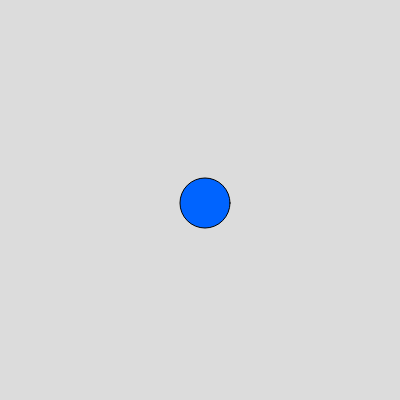
Frame 1 (no input)
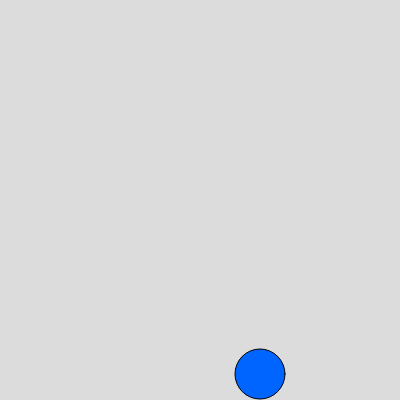
Frame 60 (no input)
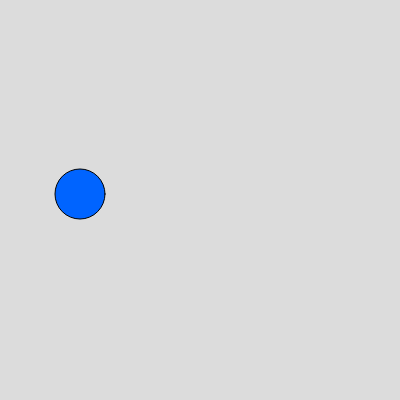
Frame 120 (the mouse pressed at the canvas centre since frame 60)

The p5.js sketch that drew these frames (run headless with seeded random() and noise() and a simulated clock; from frame 60 on, the mouse is pressed at the canvas centre):

// p5.js sketch
// ── sketch.js
// https://editor.p5js.org/jht9629-nyu/sketches/8uQ3OCxZH
// chatgpt bouncing ball

// write a p5js bouncing ball sketch
// https://chatgpt.com/c/66d9a3c0-0930-8002-ab05-3ffd5d7c0c24

let x, y; // Position of the ball
let xSpeed, ySpeed; // Speed of the ball
let ballSize = 50; // Size of the ball

function setup() {
  createCanvas(400, 400);
  x = width / 2;
  y = height / 2;
  xSpeed = 5;
  ySpeed = 3;
}

function draw() {
  background(220);

  // Move the ball
  x += xSpeed;
  y += ySpeed;

  // Check for collision with the walls
  if (x > width - ballSize / 2 || x < ballSize / 2) {
    xSpeed *= -1; // Reverse direction on X-axis
  }
  if (y > height - ballSize / 2 || y < ballSize / 2) {
    ySpeed *= -1; // Reverse direction on Y-axis
  }

  // Draw the ball
  fill(0, 100, 255);
  ellipse(x, y, ballSize, ballSize);
}
